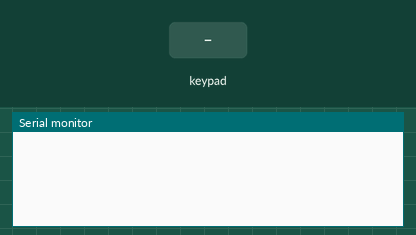
The sketch below on a simulated Arduino Uno, built with avr-gcc and run on an emulated ATmega328P. On the bench: the last lines printed to the serial monitor. The inputs (shaded band) are chosen by the test bench.

Above: at 1.2 s.
1.3 s: key '7' pressed
At 2.0 s:
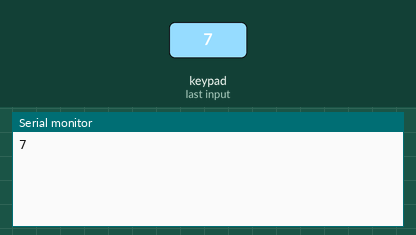
2.8 s: keypad keys 1 2 = pressed 0.4 s apart
At 5.0 s:
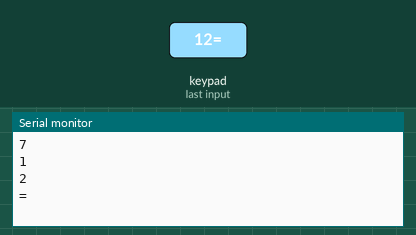
5.5 s: key '/' pressed
At 6.3 s:
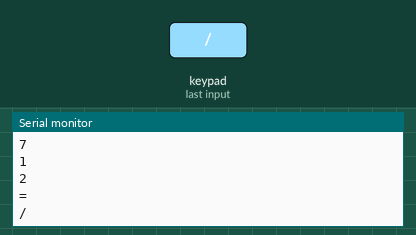
7.0 s: key 'x' pressed
At 7.6 s:
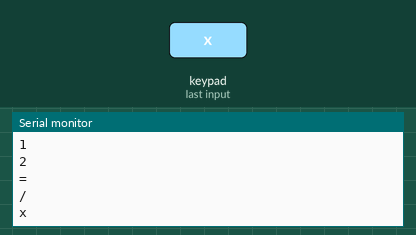
8.5 s: keypad keys 2 5 pressed 0.4 s apart
At 10.4 s:
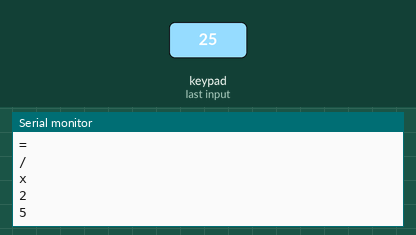
Timing chart, 0 to 11.8 s (numbered marks = the images above; inputs shaded):
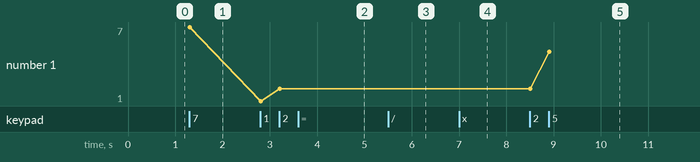

The sketch:

XX_4x4_matrix_keypad_01.ino
```cpp
/**
 * https://www.youtube.com/watch?v=vl1-R6NsejM
 *
 * 4x4 matrix keypad
 */

#include <Keypad.h>

#define C4 2
#define C3 3
#define C2 4
#define C1 5
#define R1 6
#define R2 7
#define R3 8
#define R4 9

const byte ROWS = 4;
const byte COLS = 4;

char keys[ROWS][COLS] = {
  {'7','8','9','/'},
  {'4','5','6','x'},
  {'1','2','3','-'},
  {'=','0','.','+'}
};

byte rowPins[ROWS] = {R1, R2, R3, R4};
byte colPins[COLS] = {C1, C2, C3, C4};

Keypad kPad = Keypad(makeKeymap(keys), rowPins, colPins, ROWS, COLS);

void setup() {
  // put your setup code here, to run once:
  Serial.begin(9600);
}

void loop() {
  // put your main code here, to run repeatedly:
  char keyIn = kPad.getKey();

  if (keyIn){
    Serial.println(keyIn);
  }
}
```

Measured:
- after the input at 1.3 s, the serial monitor: prints a new line at once (image 1)
- after the input at 2.8 s, the serial monitor: prints a new line at once (image 2)
- after the input at 5.5 s, the serial monitor: prints a new line at once (image 3)
- after the input at 7.0 s, the serial monitor: prints a new line at once (image 4)
- after the input at 8.5 s, the serial monitor: prints a new line at once (image 5)
- plotted number 1: 7 → 2 after the input at 2.8 s, 2 → 5 after the input at 8.5 s
